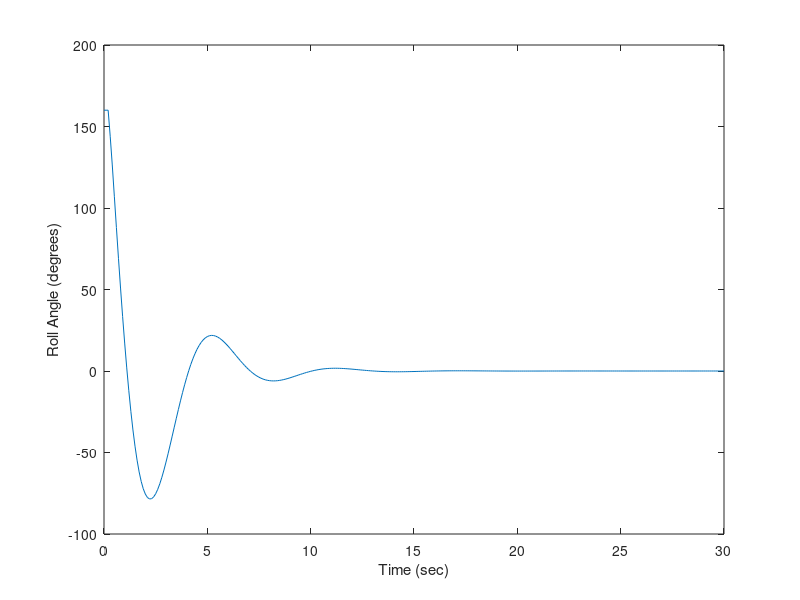

The MATLAB script that drew this image:
delta_t=.1;
t_total=30;
t=[0:delta_t:t_total];

%Initialization of Arrays
roll_theta=zeros(t_total/delta_t+1,1);
roll_omega=zeros(t_total/delta_t+1,1);
roll_alpha=zeros(t_total/delta_t+1,1);
roll_error=zeros(length(roll_theta),1);
roll_p_correction=zeros(length(roll_theta),1);
roll_integral=zeros(length(roll_theta),1);
roll_i_correction=zeros(length(roll_theta),1);
roll_derivative=zeros(length(roll_theta),1);
roll_d_correction=zeros(length(roll_theta),1);

%Initial Conditions
roll_theta(1)=0;
roll_omega(1)=160;
roll_alpha(1)=0;
%Gains
Kp_roll=1;
Ki_roll=0;
Kd_roll=0.9;

%Calculation
for i = 2:length(roll_theta)
    %Calculation
    roll_error(i)=-roll_theta(i-1);
    roll_p_correction(i)= Kp_roll*roll_error(i);
    roll_integral(i)=roll_integral(i-1)+roll_error(i)*delta_t;
    roll_i_correction(i)=Ki_roll*roll_integral(i);
    roll_derivative(i)=(roll_error(i)-roll_error(i-1))/delta_t;
    roll_d_correction(i)=Kd_roll*roll_derivative(i);
    roll_alpha(i)=roll_i_correction(i)+roll_p_correction(i)+roll_d_correction(i);
    %Physics
    roll_theta(i)=roll_theta(i-1)+roll_omega(i-1)*delta_t;
    roll_omega(i)=roll_omega(i-1)+roll_alpha(i-1)*delta_t;
end

%Plotting
plot (t,roll_omega)

xlabel('Time (sec)')
ylabel('Roll Angle (degrees)')
